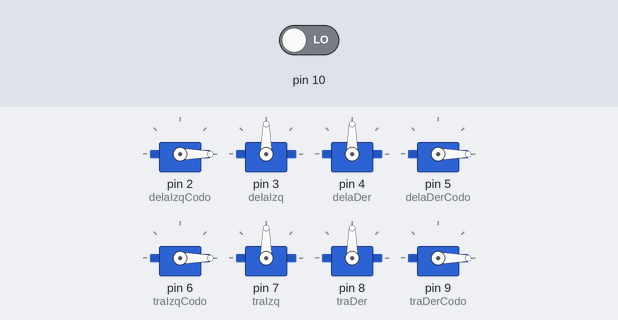
Recording of a sketch running on a simulated Arduino Uno, built with avr-gcc and run on an emulated ATmega328P. Parts: 8 × servo. The inputs (shaded band) are chosen by the test bench; at power-on: pin 10 LOW.

Above: at 1.2 s.
1.3 s: pin 10 driven HIGH
At 5.95 s:
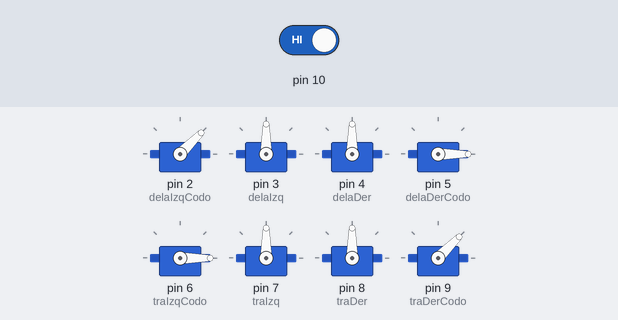
At 11.6 s:
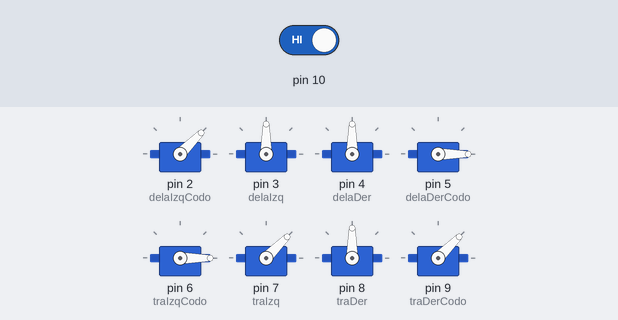
Timing chart, 0 to 18.5 s (numbered marks = the images above; inputs shaded):
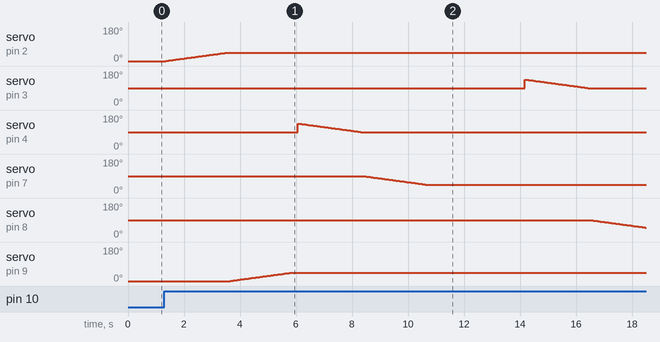

Measured:
- after the input at 1.3 s, servo on pin 2 (delaIzqCodo): moves from 0° to 45° over 2.2 s, starting after 0.05 s; servo on pin 7 (traIzq): moves from 90° to 45° over 2.2 s, starting after 7.1 s

The sketch:

mancobot_v5_mov_izq.ino.ino
```cpp
#include <Servo.h>

//# de patas en sentido horario
//1 grado horizontal, 1_2 grado vertical

Servo delaIzq;
Servo delaIzqCodo;
Servo delaDer;
Servo delaDerCodo;

Servo traDer;
Servo traDerCodo;
Servo traIzq;
Servo traIzqCodo;
int swich = 1 ;
int i, j = 0;

int paso = 50;

void setup() {
  //declaración
  Serial.begin(9600);
  pinMode(10, INPUT);

  delaIzqCodo.attach(2);
  delaIzq.attach(3);
  delaDer.attach(4);
  delaDerCodo.attach(5);
  traIzqCodo.attach(6);
  traIzq.attach(7);
  traDer.attach(8);
  traDerCodo.attach(9);

  //inicializacion
  delaIzqCodo.write(0);   // 0 abajo
  delaIzq.write(90);        //90 AL MEDIO
  delaDer.write(90);        //90 AL MEDIO
  delaDerCodo.write(0);     //0 abajo
  traIzqCodo.write(0);      //0 abajo
  traIzq.write(90);         //0 AL MEDIO
  traDer.write(90);         //180 AL MEDIO
  traDerCodo.write(0);    //180 abajo

}

//x=angulo inicial y= angulo final z=numero de la pata

void pata(int x, int y, int z, int w) {

  if (x >= y) {
    i = -x;
    j = -y;
  } else {
    i = x;
    j = y;
  }

  for (i; i <= j; i++) //patas 4 y 5 arriba
  {
    switch (z) {
      case 1 :
        delaIzqCodo.write(abs(i));
        //Serial.print(abs(i) + 180 * (z-1));
        break;
      case 2 :
        delaIzq.write(abs(i));
        //Serial.print(abs(i) + 180 * (z-1));
        break;
      case 3 :
        delaDer.write(abs(i));
        //Serial.print(abs(i) + 180 * (z-1));
        break;
      case 4 :
        delaDerCodo.write(abs(i));
        //Serial.print(abs(i) + 180 * (z-1));
        break;
      case 5 :
        traIzqCodo.write(abs(i));
        //Serial.print(abs(i) + 180 * (z-1));
        break;
      case 6 :
        traIzq.write(abs(i));
        //Serial.print(abs(i) + 180 * (z-1));
        break;
      case 7 :
        traDer.write(abs(i));
        //Serial.print(abs(i) + 180 * (z-1));
        break;
      case 8 :
        traDerCodo.write(abs(i));
        //Serial.print(abs(i) + 180 * (z-1));
        break;
    }
    //Serial.println();
    delay(w);
  }
}

void movIzq() {
  //levanta las patas 1 y 8
  pata(0, 45, 1, paso);
  pata(0, 45, 8, paso);
  delay(150);

  //movimiento hacia izquierda de hombros 3 y 6
  pata(135, 90, 3, paso);
  pata(90, 45, 6, paso);
  delay(3500);

  //retorno de los hombros 2 y 7
  pata(135, 90, 2, paso);
  pata(90, 45, 7, paso);
  delay(3500);

  //Baja las patas 1 y 8
  pata(45, 0, 1, paso);
  pata(45, 0, 8, paso);
  delay(150);

  //levanta las patas 4 y 5
  pata(0, 45, 4, paso);
  pata(0, 45, 5, paso);
  delay(150);

  //movimiento hacia izquerda de hombros 2 y 7
  pata(90, 135, 2, paso);
  pata(45, 90, 7, paso);
  delay(3500);

  //retorno de los hombros 3 y 6
  pata(90, 135, 3, paso);
  pata(45, 90, 6, paso);
  delay(3500);

  //baja las patas 4 y 5
  pata(45, 0, 4, paso);
  pata(45, 0, 5, paso);
  delay(150);
}


void loop() {
  swich = digitalRead(10);
  if (swich == HIGH) {
    movIzq();
  }
}
```
